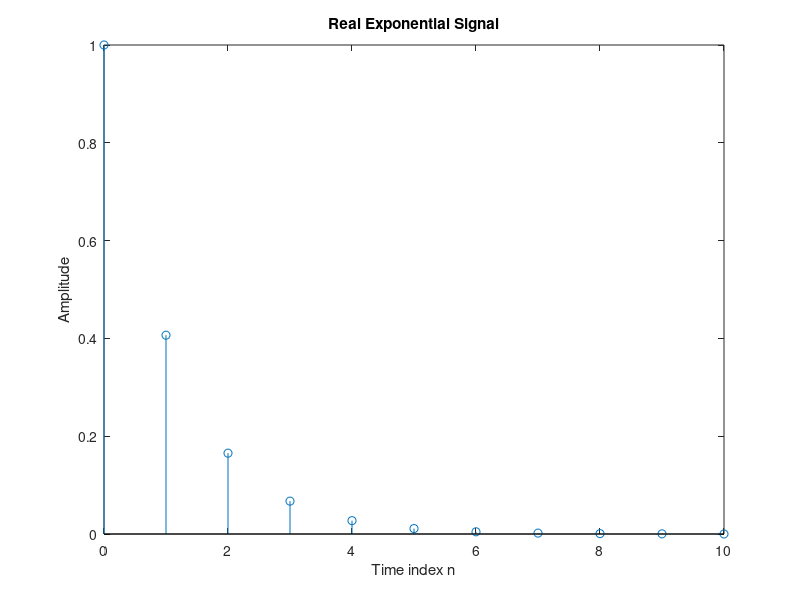

Here is the MATLAB script that generated this plot:
n=0:10;
a=0.9;
u=exp(-a.*n);
stem(n,u)
xlabel('Time index n');
ylabel('Amplitude');
title('Real Exponential Signal');
